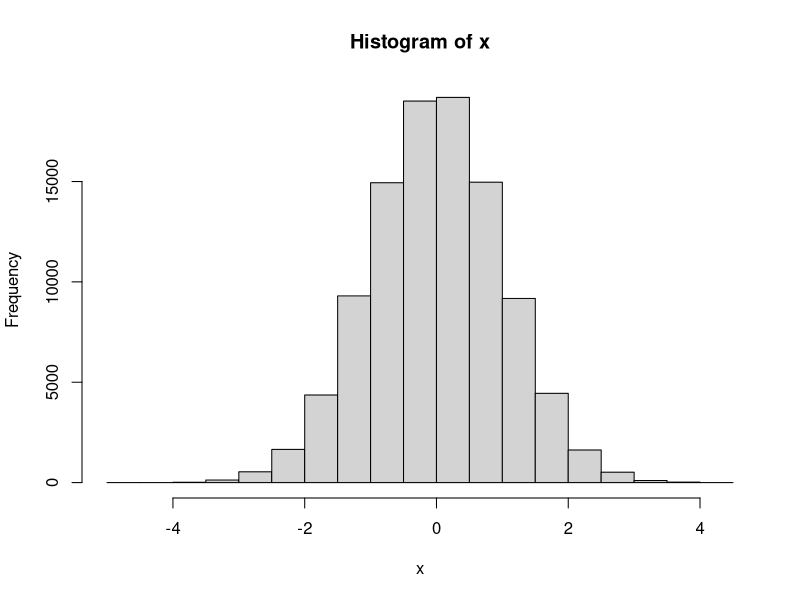
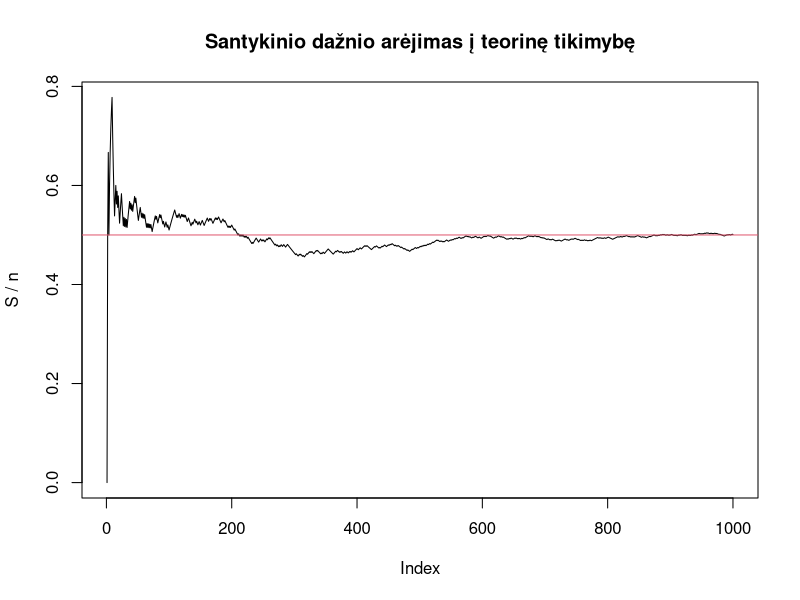
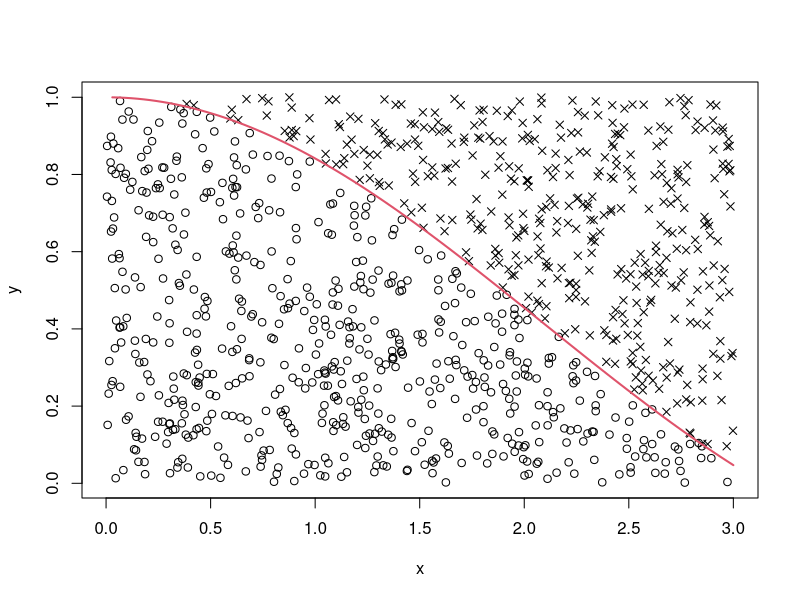
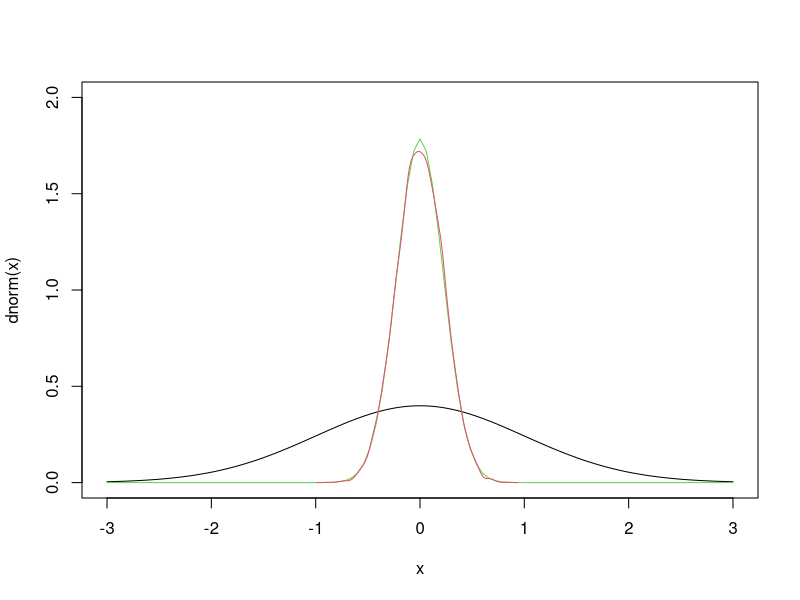
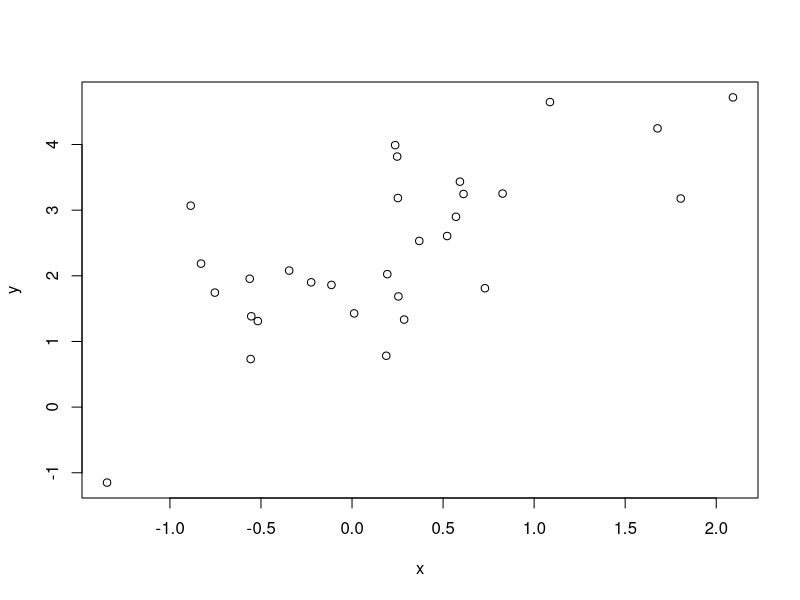
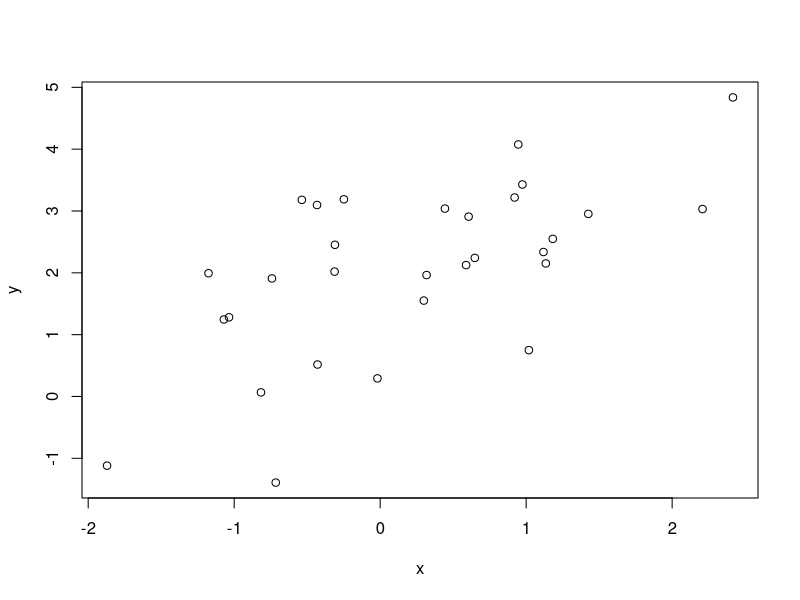
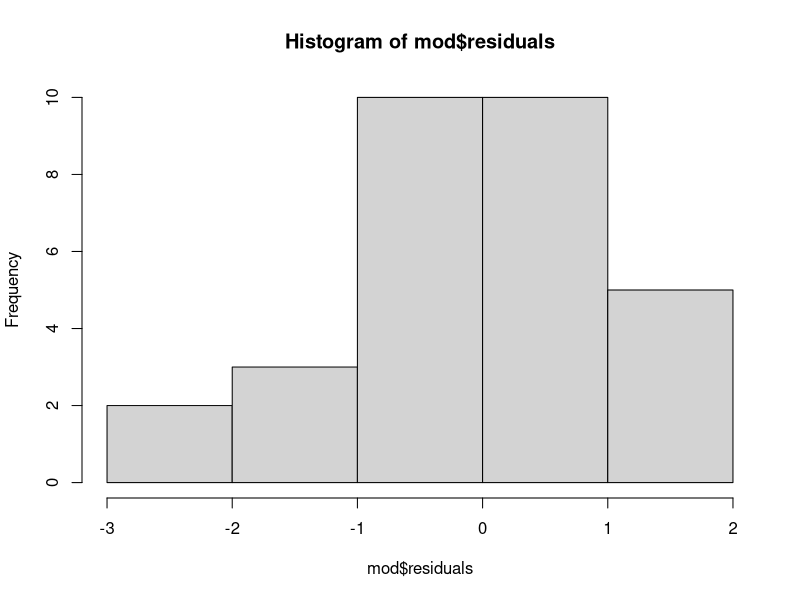
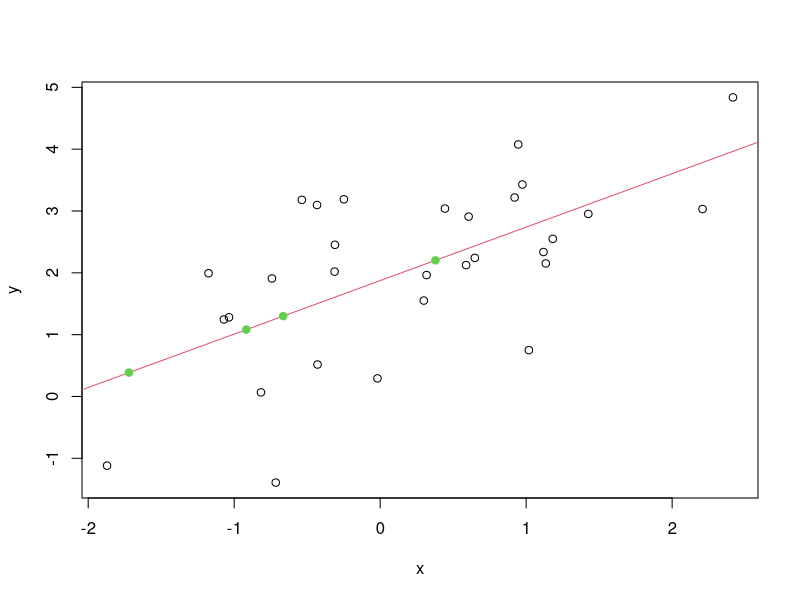

Write R code to recreate these figures, in order.
## ---- chunk 1
knitr::opts_chunk$set(echo = TRUE)
## ---- chunk 2
x = rnorm(100000)
mean(x<=0)
hist(x)
## ---- chunk 3
experment <- function() sum(sample(1:6, 3, replace = TRUE)) > sum(sample(1:6, 2, replace = TRUE))
res = replicate(1000, experment())
mean(res)

## ---- chunk 4
n = 1000
x = sample(0:1,n, replace = TRUE) 

# skaiciuojame slenkancia suma - tai neefektyvus dudas, bet jis parodo skaiciavimo logika
S_bad = x * 0
S_bad[1] = x[1]
for(i in 2:n){
  S_bad[i] = S_bad[i-1] + x[i] 
}

# efektyvus budas
S = cumsum(x)

# isitikinkime, kad abu budai duoda ta pati rezultata
all(S == S_bad)

# nubrezkime grafika
plot(S / 1:n, type="l", ylab = "S / n", main="Santykinio dažnio arėjimas į teorinę tikimybę")
abline(h=0.5, col=2)
## ---- chunk 5
n = 100000
x = runif(n)
y = runif(n)

4*mean(x^2 + y^2 < 1)
## ---- chunk 6
n = 1000
f <- function(x) sin(x) / x
x = runif(n, 0, 3)
y = runif(n)

ind = f(x) > y
pch = ifelse(ind, 1, 4)
plot(x,y, pch=pch)
curve(f, 0, 3, ylim=0:1, add=TRUE, col=2, lwd=2)

# atsakymas
3*mean(ind) 
# patikrinam ar tikrai
integrate(f, 0, 3)
## ---- chunk 7
n = 20

# imtis, kuria sudaro aritmetiniai vidurkiai
xbar = replicate(10000, mean(rnorm(n)))

curve(dnorm, -3, 3, ylim=c(0,2))
curve(dnorm(x, sd=sqrt(1/n)), -3, 3, ylim=c(0,2), add=TRUE, col=3)

lines(density(xbar), col=2)
## ---- chunk 8

## ---- chunk 9
x = rnorm(30)
y = 2 + 1*x + rnorm(30)
plot(x, y)


# 1. 
b1h = (mean(x*y) - mean(x)*mean(y)) / (mean(x^2) - mean(x)^2)

# 2.
LF <- function(par) sum((y - par[1] - par[2]*x)^2)
optim(c(0,0), LF)

# 3. Matricine forma
X = cbind(1, x)
solve(t(X)%*%X)%*%t(X)%*%y



# 4.
lm(y~x)

## ---- chunk 10

x = rnorm(30)
y = 2 + 1*x + rnorm(30)
plot(x, y)


mod = lm(y~x)
summary(mod)
hist(mod$residuals)


newx = rnorm(5)

mod$coefficients[1] + mod$coefficients[2]*newx

newy = predict(mod, newdata=data.frame(x=newx))

plot(x,y)
abline(mod, col=2)
points(newx, newy, col=3, pch=19)
